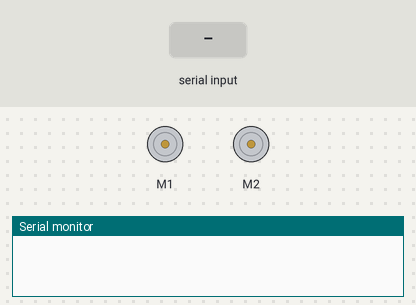
This sketch was run on a simulated Arduino Uno, built with avr-gcc and run on an emulated ATmega328P. On the bench: 2 × DC motor (green arrow = forward, orange = backward, longer = faster), the last lines printed to the serial monitor. Inputs (shaded band) come from the test bench.

Above: at 1.2 s.
1.3 s: "a" received over Serial
At 2.4 s:
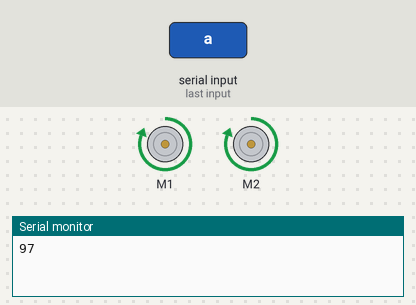
2.8 s: "e" received over Serial
At 3.6 s:
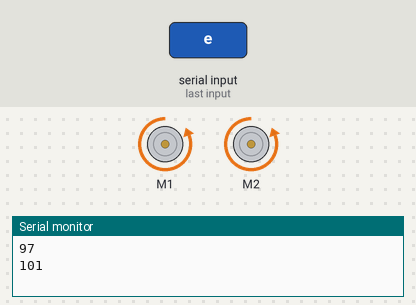
4.3 s: "d" received over Serial
At 4.7 s:
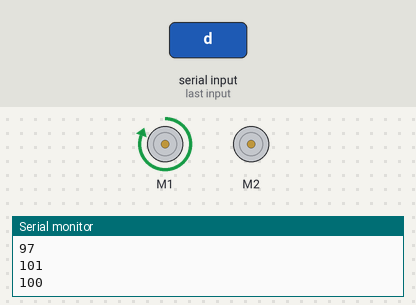
5.8 s: "b" received over Serial
At 7.0 s:
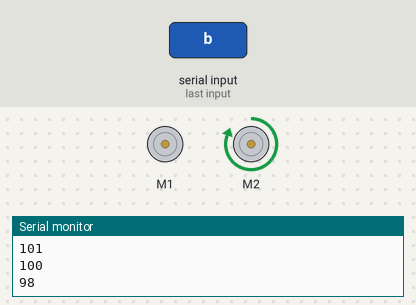
7.3 s: "c" received over Serial
At 8.2 s:
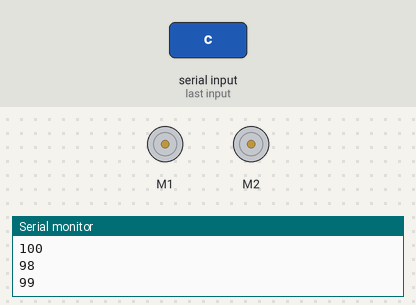
Timing chart, 0 to 9.8 s (numbered marks = the images above; inputs shaded):
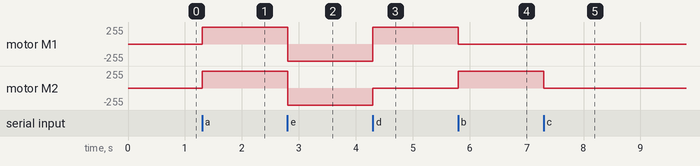

Measured:
- after the input at 1.3 s, motor M1, motor M2: stopped → forward 255/255 at once
- after the input at 2.8 s, motor M1, motor M2: forward 255/255 → backward 255/255 at once
- after the input at 4.3 s, motor M1: backward 255/255 → forward 255/255 at once; motor M2: backward 255/255 → stopped at once
- after the input at 5.8 s, motor M1: forward 255/255 → stopped at once; motor M2: stopped → forward 255/255 at once
- after the input at 7.3 s, motor M2: forward 255/255 → stopped at once

The sketch:

control.ino
```cpp
#include <AFMotor.h>
byte t = 0; //bien nhan du lieu qua ttooth
AF_DCMotor motor1(1); //khai bao dong co 1
AF_DCMotor motor2(2);
void setup() {
  // put your setup code here, to run once:
    Serial.begin(9600); //mo cong Serial
    motor1.setSpeed(255);
    motor2.setSpeed(255);
}

void loop()
{
  if ( Serial.available() > 0 )
  {
      t = Serial.read();
      Serial.println(t);
  }
  if ( t == 'a') //tien
  {
      motor1.run(FORWARD);      // động cơ tiến
      motor2.run(FORWARD);
  }
  else if (t== 'e' ) //lui
  {
      motor1.run(BACKWARD);     // động cơ lùi
      motor2.run(BACKWARD);
  }
  else if (t== 'c') // dừng
  {
      motor1.run(RELEASE);
      motor2.run(RELEASE);
  }
 else if (t== 'd') //xoay phai
  {
      motor1.run(FORWARD);
      motor2.run(RELEASE);
  }
 else if (t== 'b')//XOAY TRAI
  {
      motor1.run(RELEASE);
      motor2.run(FORWARD);

  }
  delay(1);
}
```
